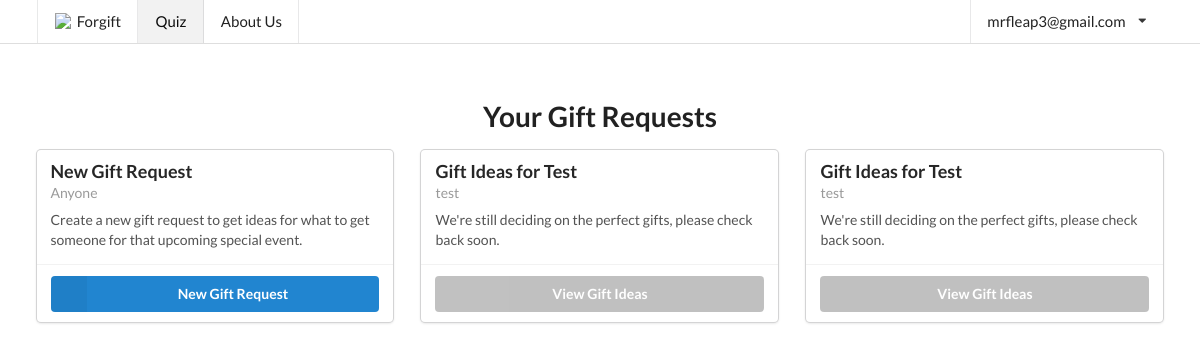
Before: /request/ (signed in) with the older database file.
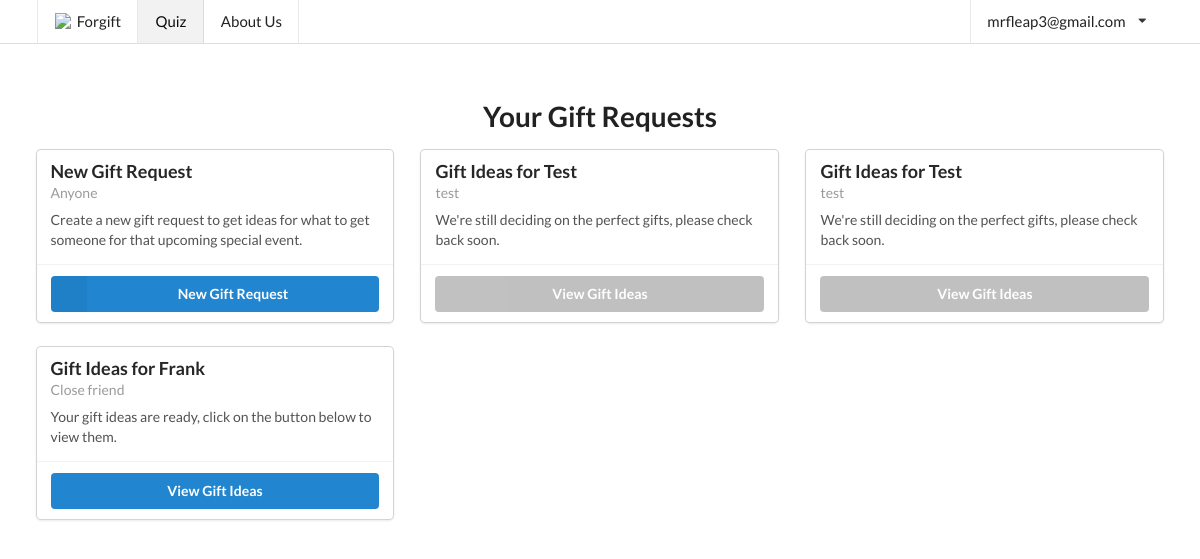
After: the same page with the newer database file.
### forgyftapp/models.py (models this page shows, shortened)
class Slug(OnCreate, models.Model):
	_slug = models.SlugField(max_length=7, blank=True)
	class Meta:
		abstract = True

class User(AbstractUser, Slug):
	email_confirmed = models.BooleanField(default=False)

class OnCreate:
	def onCreate(self):
		pass

class GifteeProfile(models.Model, OnCreate):
	name = models.TextField(max_length=150)
	gender = models.CharField(max_length=80, choices=gender.GENDER_CHOICES)
	age = models.IntegerField()
	relationship = models.TextField(max_length=6000)
	price_upper = models.IntegerField()
	interests = models.TextField(max_length=6000)
	existing_related_items = models.TextField(max_length=6000)
	extra_info = models.TextField(max_length=6000)
	occasion = models.TextField(max_length=6000)
	published = models.BooleanField(default=False)
	emailed_about_publish = models.BooleanField(default=False)
	user = models.ForeignKey(User, on_delete=models.CASCADE)
	@property
	def status(self):
		if self.published:
			return "Your gift ideas are ready, click on the button below to view them."
		else:
			return "We're still deciding on the perfect gifts, please check back soon."

### forgyftapp/views/basic_views.py (the view)
# urls.py: url(r'^request/?$', basic_views.gift_request, name='request'),
@login_required
def gift_request(request, profile=None):
	if profile:
		giftee_profile = get_object_or_404(GifteeProfile, pk=profile)
		if not giftee_profile.published or not giftee_profile.user == request.user:
			return redirect("forgyftapp:request")
		return render(request, "request.html", {"giftee_profile": giftee_profile,
		                                        "ideas": GiftIdea.objects.filter(giftee_profile=giftee_profile),
		                                        "page": "request"})
	else:
		giftee_profiles = GifteeProfile.objects.filter(user=request.user)
		return render(request, "request.html", {"giftee_profiles": giftee_profiles, "page": "request"})

### forgyftapp/templates/request.html (shortened to what this page needs)
{% extends "base/base.html" %}
{% block content %}
	<div class="ui main container">
		{% if not giftee_profile %}
			<h1 style="text-align: center; padding-bottom: 16px">Your Gift Requests</h1>
			<div class="ui two column stackable grid">
				<div style="margin-left:auto;margin-right:auto;">
					<div class="ui stackable three cards">
						<div class="ui fluid card">
							<div class="content">
								<div class="header">
									New Gift Request
								</div>
								<div class="meta"> Anyone
								</div>
								<div class="description">
									Create a new gift request to get ideas for what to get someone for that
									upcoming special event.
								</div>
							</div>
							<div class="extra content">
								<a class="ui labeled icon fluid primary button" href="{% url "forgyftapp:gift_form" %}">
									<i class="ui icon add"></i>
									New Gift Request
								</a>
							</div>
						</div>
						{% for giftee_profile in giftee_profiles %}
							<div class="ui fluid card">
								<div class="content">
									<div class="header">
										Gift Ideas for {{ giftee_profile.name }}
									</div>
									<div class="meta">
										{{ giftee_profile.relationship }}
									</div>
									<div class="description">
										{{ giftee_profile.status }}
									</div>
								</div>
								<div class="extra content">
									<a class="ui {% if not giftee_profile.published %}disabled grey {% else %}primary {% endif %}fluid  button"
									   href="{% url "forgyftapp:request" profile=giftee_profile.pk %}">View Gift
										Ideas</a>
								</div>
							</div>
						{% endfor %}
					</div>
				</div>
			</div>
		{% endif %}
	</div>
{% endblock %}

### forgyftapp/templates/base/base.html (shortened to what this page needs)
<!DOCTYPE html>
<html lang="en">
<head>
    <link rel='shortcut icon' type='image/x-icon' href='{% load static %}{% static "favicon/favicon.ico" %}'/>
    <link rel="stylesheet" type="text/css" href="{% load static %}{% static "semantic/semantic.min.css" %}">
    <link rel="stylesheet" type="text/css" href="{% load static %}{% static "stylesheets/default.css" %}">
    <link rel="stylesheet" type="text/css" href="{% load static %}{% static "fontawesome/css/all.css" %}">
    <link rel="stylesheet" href="{% load static %}{% static "fontawesome/css/brands.css" %}">
    <link rel="stylesheet" href="{% load static %}{% static "fontawesome/css/fontawesome.css" %}">
    <script src="{% load static %}{% static "jquery-3.3.1.min.js" %}"></script>
</head>
<body style="height: 100%">
{% block navbar %}
    <div class="ui large top fixed menu">
        <div class="ui container">
            {% include "base/navbar.html" %}
        </div>
    </div>
{% endblock %}
{% block content %}
{% endblock %}
</body>
<script src="{% load static %}{% static "semantic/semantic.min.js" %}"></script>
<script src="{% load static %}{% static "semantic/components/site.min.js" %}"></script>
<script src="{% load static %}{% static "semantic/components/form.min.js" %}"></script>
</body>
</html>

### forgyftapp/templates/base/navbar.html (shortened to what this page needs)
<a class="{% if page == "home" %}active {% endif %}item" href="{% url "forgyftapp:index" %}">
{% if not pointing %}
	<img class="logo" src="{% load static %}{% static "favicon/favicon-32x32.png" %}"
	     style="width: 18px; margin-right: 4px"> Forgift </a>
{% else %}
	Home
{% endif %}
</a>
<a class="{% if page == "request" %}active {% endif %}item" href="{% url "forgyftapp:request" %}">Quiz</a>
<a class="{% if page == "about" %}active {% endif %}item" href="{% url "forgyftapp:about" %}">About Us</a>
<div class="right menu">
	{% if not request.user.is_authenticated %}
		<div class="item button">
			<a class="ui button" href="{% url "forgyftapp:login" %}">Login</a>
		</div>
		<div class="item button">
			<a class="ui primary button" href="{% url "forgyftapp:signup" %}">Sign up</a>
		</div>
	{% else %}
		<div class="ui simple dropdown item">
			{{ request.user.email }}
			<i class="dropdown icon"></i>
		</div>
	{% endif %}
</div>

### forgyftapp/static/stylesheets/default.css (style rules this page uses)
img { width: 100%; }
img.logo { width: 200px; margin: 3rem 0 1rem; }
.ui.menu { box-shadow: none; margin-bottom: 0; -moz-font-feature-settings: "smcp" 0, "onum" 0; -ms-font-feature-settings: "smcp" 0, "onum" 0; -o-font-feature-settings: "smcp" 0, "onum" 0; -webkit-font-feature-settings: "smcp" 0, "onum" 0; font-feature-settings: "smcp" 0, "onum" 0; }
.ui.main.container { background: #ffffff; }
.fixed.top.menu .item:nth-child(2) { border-left: 1px solid rgba(34, 36, 38, .1); }

### forgyftapp/templates/base/base.html (style rules this page uses)
div.ui.main.container { margin-top: 7em; }

Changed rows visible on the page:
added GifteeProfile: name "Frank", relationship "Close friend", status "Your gift ideas are ready, click on the button below to view them."
